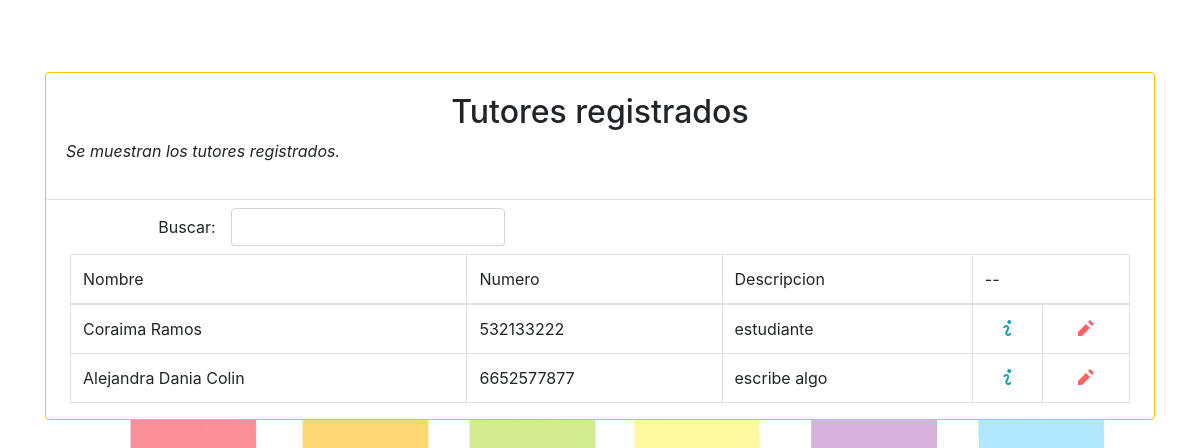
The app's page /tutor/buscar, older data.
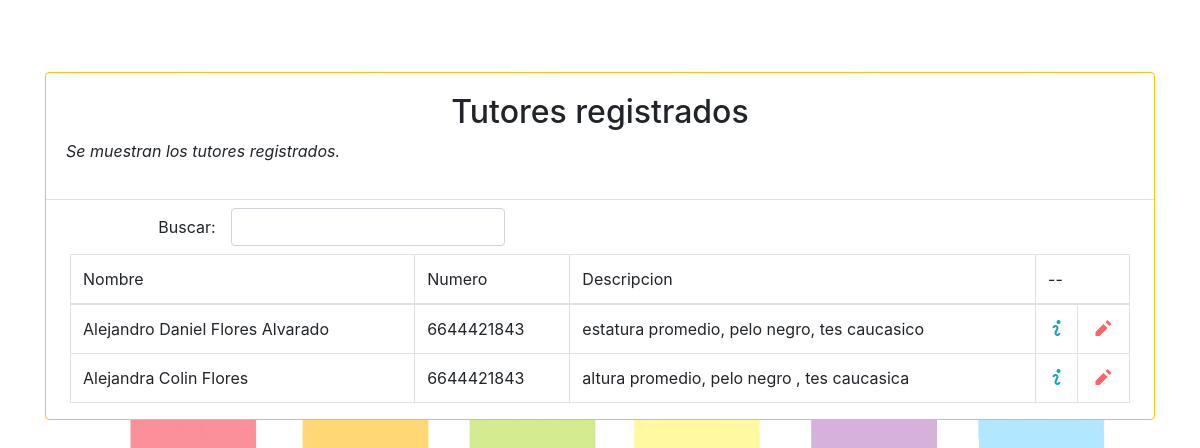
The same page, newer data.
### padres/models.py (models this page shows, shortened)
class Tutor(models.Model):
    tut_nombre = models.OneToOneField(User, on_delete=models.CASCADE, null= True)
    tut_apellidos = models.CharField(max_length = 150, null = True)
    tut_numero = models.CharField(max_length = 15, null = True)
    tut_parentesco = models.CharField(max_length = 15, null = True)
    tut_descripcion = models.CharField(max_length = 15, null = True)
    tut_domicilio = models.CharField(max_length = 400, null = True)
    class Meta:
        permissions = (
            ('is_tutorr', 'Is_Tutorr'),
        )

### padres/views.py (the view)
# urls.py: path('tutor/buscar', TutoresReporte.as_view(), name='reporteTutor'),
class TutoresReporte(generic.ListView):
    template_name = 'padres/reporte.html'
    model = Tutor

### templates/padres/reporte.html (shortened to what this page needs)
{% extends 'base.html' %}
{% block content %}
<div class="mt-3 mb-4 card border rounded border-warning">
 <div class="card-body border-bottom">
<h2 class="form-label text-center">Tutores registrados</h2>
<p class="form-label text-justify font-italic">Se muestran los tutores registrados.</p>
    </div>
  <div class="mt-2 mb-2 form-inline">
        	<label class="text-right justify-content-end control-label col-sm-2">Buscar:</label>
        	<input type="text" class="form-control" id="inputBusqueda" onkeypress="busquedaEnter(event)" />
        </div>
        <div class="pl-4 pr-4">
<table id="tablaTutores" class="table table-bordered">
    <thead>
    <td>Nombre</td>
    <td>Numero</td>
    <td>Descripcion</td>
    <td colspan="2">--</td>
    </thead>
    <tbody>
{% for object in object_list %}
<tr>
    <td>{{object.tut_apellidos}}</td>
    <td>{{object.tut_numero}}</td>
    <td>{{object.tut_descripcion}}</td>
    <td class="text-center" onclick="window.open('/detalles/tutor/{{object.tut_nombre}}')" ><span style="color: #17a2b8;" class="oi oi-info"></span></td>
    <td class="text-center" onclick="window.open('/updateTutor/{{object.tut_nombre}}')" ><span     style="color: #fe6265;" class="oi oi-pencil"></span></td>
</tr>
{% endfor %}
    </tbody>
</table>
</div>
</div>
{% endblock %}

Row changes from the older to the newer data that the page shows:
removed Tutor: tut_apellidos "Coraima Ramos", tut_numero "532133222", tut_descripcion "estudiante"
removed Tutor: tut_apellidos "Alejandra Dania Colin", tut_numero "6652577877", tut_descripcion "escribe algo"
added Tutor: tut_apellidos "Alejandro Daniel Flores Alvarado", tut_numero "6644421843", tut_descripcion "estatura promedio, pelo negro, tes caucasico"
added Tutor: tut_apellidos "Alejandra Colin Flores", tut_numero "6644421843", tut_descripcion "altura promedio, pelo negro , tes caucasica"
